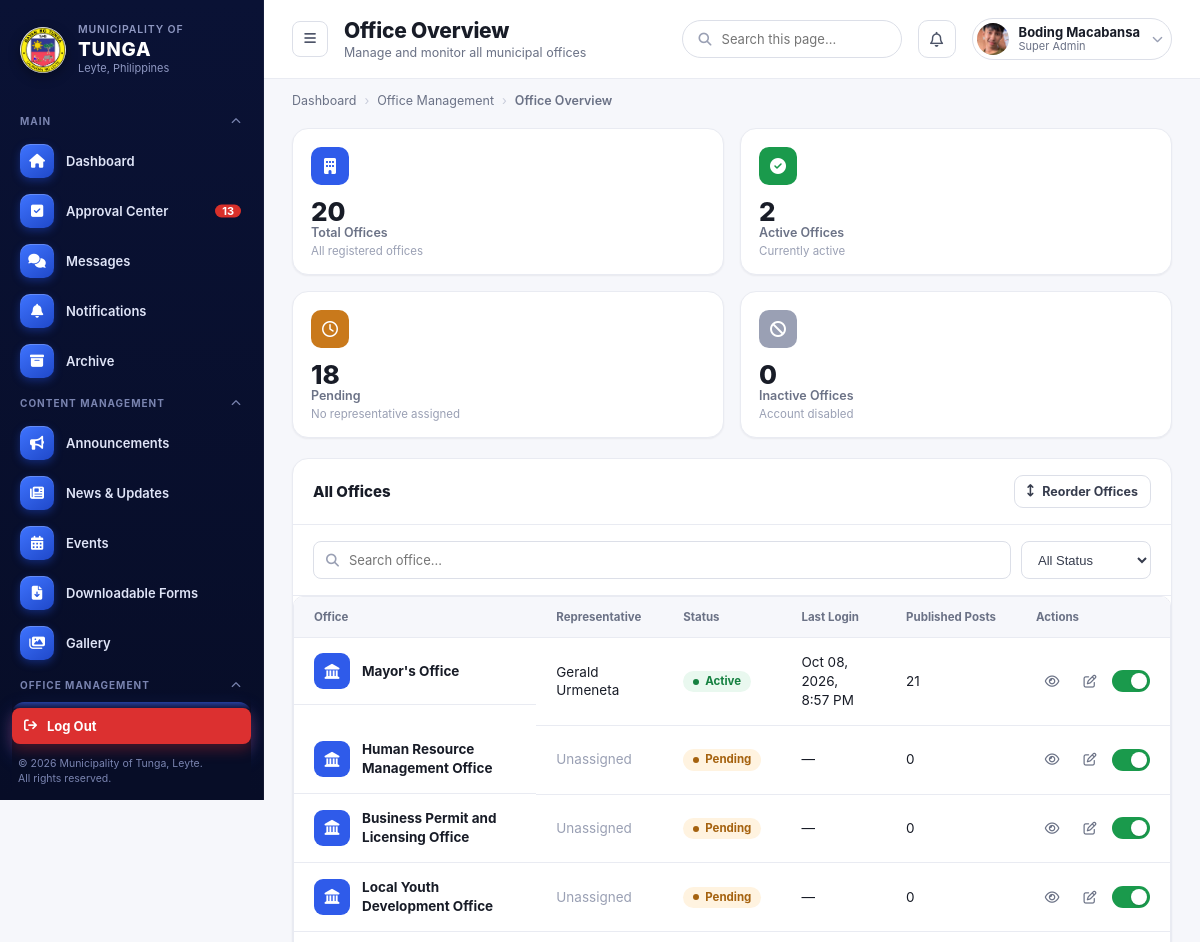
/super-admin/Admin-Offices/ (signed in, upper part), run on an earlier commit of the app's database.
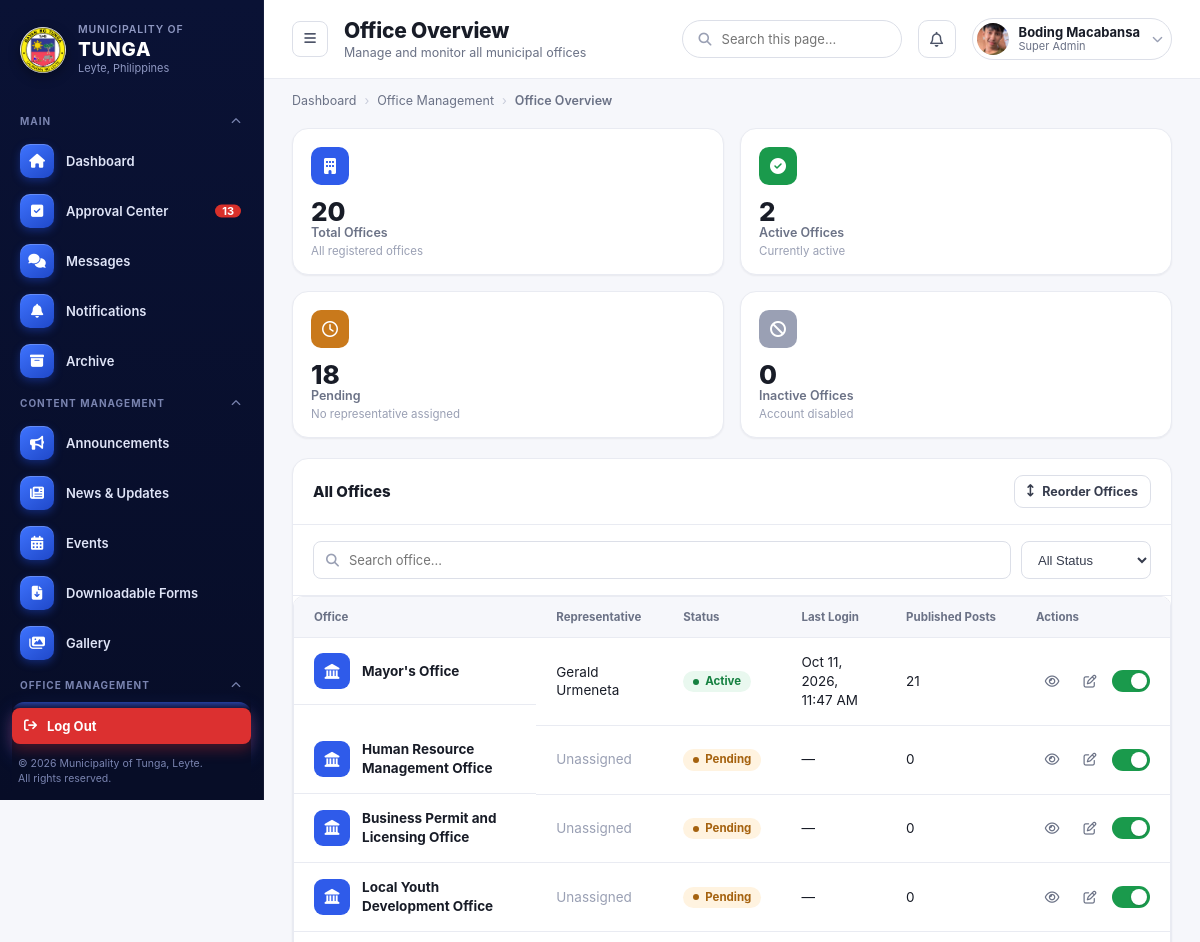
And on a later commit of the database.
### offices/models.py (models this page shows, shortened)
class Office(models.Model):
    name = models.CharField(max_length=100)
    slug = models.SlugField(unique=True, max_length=150)
    logo = models.ImageField(upload_to="office_logos/", blank=True, null=True)
    about = models.TextField(blank=True)
    description = models.TextField(blank=True)
    head_name = models.CharField(max_length=255, blank=True)
    position_title = models.CharField(max_length=255, blank=True)
    office_hours = models.CharField(max_length=255, blank=True)
    location = models.CharField(max_length=255, blank=True)
    email = models.EmailField(blank=True)
    telephone = models.CharField(max_length=100, blank=True)
    service_pledge = models.TextField(blank=True)
    mandate = models.TextField(blank=True)
    vision = models.TextField(blank=True)
    mission = models.TextField(blank=True)
    goal = models.TextField(blank=True)
    objective = models.TextField(blank=True)
    facebook_url = models.URLField(
        blank=True,
        help_text="Link to this office's official Facebook page, shown as an icon on its public page.",
    )
    twitter_url = models.URLField(
        blank=True,
        help_text="Link to this office's official X (Twitter) page, shown as an icon on its public page.",
    )
    instagram_url = models.URLField(
        blank=True,
        help_text="Link to this office's official Instagram page, shown as an icon on its public page.",
    )
    youtube_url = models.URLField(
        blank=True,
        help_text="Link to this office's official YouTube channel, shown as an icon on its public page.",
    )
    facebook_name = models.CharField(max_length=100, blank=True)
    twitter_name = models.CharField(max_length=100, blank=True)
    instagram_name = models.CharField(max_length=100, blank=True)
    youtube_name = models.CharField(max_length=100, blank=True)
    hero_image = models.ImageField(
        upload_to="office_hero/",
        blank=True,
        null=True,
        help_text="Banner image shown at the top of this office's public page. Defaults to the standard municipal hall photo when empty.",
    )
    display_order = models.PositiveIntegerField(default=9999)
    is_visible = models.BooleanField(
        default=True,
        help_text="Uncheck to hide this office from the public Offices page."
    )
    SOCIAL_PLATFORMS = [
        ("facebook", "Facebook", "fa-brands fa-facebook"),
        ("twitter", "X (Twitter)", "fa-brands fa-x-twitter"),
        ("instagram", "Instagram", "fa-brands fa-instagram"),
        ("youtube", "YouTube", "fa-brands fa-youtube"),
    ]

### office_dashboard/models.py (models this page shows, shortened)
class OfficeRepresentative(models.Model):
    user = models.OneToOneField(User, on_delete=models.CASCADE, related_name="office_rep")
    office = models.OneToOneField(Office, on_delete=models.CASCADE, related_name="representative")
    position = models.CharField(max_length=100, blank=True)
    mobile_number = models.CharField(max_length=20, blank=True)
    photo = models.ImageField(upload_to="rep_photos/", blank=True, null=True)   # ADD THIS LINE
    notify_approvals = models.BooleanField(default=True)        # submission approved / returned / rejected
    notify_messages = models.BooleanField(default=True)         # new message from the Super Admin
    notify_weekly_summary = models.BooleanField(default=False)  # weekly views & activity digest
    notify_announcements = models.BooleanField(default=True)    # announcements posted by the LGU Super Admin
    last_weekly_summary_at = models.DateTimeField(null=True, blank=True)

### admin_dashboard/views.py (the view)
# urls.py: path('Admin-Offices/', views.admin_offices, name='ad_offices'),
@super_admin_required
def admin_offices(request):
    all_offices = list(Office.objects.exclude(slug=LGU_SUPER_ADMIN_SLUG).select_related('representative__user'))
    rows = []
    active_count = 0
    pending_count = 0
    inactive_count = 0
    for office in all_offices:
        rep = getattr(office, 'representative', None)
        if rep is None:
            status = 'pending'
            pending_count += 1
        elif not rep.user.is_active:
            status = 'inactive'
            inactive_count += 1
        else:
            status = 'active'
            active_count += 1
        published_count = 0
        last_update = None
        if rep:
            published_count = (
                Announcement.objects.filter(representative=rep, status='published').count()
                + NewsUpdate.objects.filter(representative=rep, status='published').count()
                + Event.objects.filter(representative=rep, status='published').count()
                + Photo.objects.filter(representative=rep, status='published').count()
            )
            last_update = rep.user.last_login
        rows.append({
            "office": office,
            "rep": rep,
            "status": status,
            "published_count": published_count,
            "last_update": last_update,
        })
    q = request.GET.get('q', '').strip()
    status_filter = request.GET.get('status', '')
    if q:
        rows = [r for r in rows if q.lower() in r["office"].name.lower()]
    if status_filter:
        rows = [r for r in rows if r["status"] == status_filter]
    rows.sort(key=lambda r: (r["office"].display_order, r["office"].name))
    return render(request, "admin_dashboard/super-admin-office-overview.html", {
        "rows": rows,
        "total_offices": len(all_offices),
        "active_count": active_count,
        "pending_count": pending_count,
        "inactive_count": inactive_count,
        "current_q": q,
        "current_status": status_filter,
        "reorder_rows": sorted(
            all_offices, key=lambda o: (o.display_order, o.name)
        ),
    })

### admin_dashboard/backup.py (called while the page is built)
def auto_backup_due():
    s = BackupSettings.get_solo()
    if not s.auto_enabled:
        return False
    recent = SiteBackup.objects.filter(kind="auto", created_at__gte=timezone.now() - AUTO_EVERY) \
                               .exclude(status="failed").exists()
    return not recent

def maybe_start_auto_backup():
    try:
        if auto_backup_due() and not is_busy():
            s = BackupSettings.get_solo()
            start_backup("auto", s.auto_include_files, "Automatic")
    except Exception:
        traceback.print_exc()

### admin_dashboard/context_processors.py (called while the page is built)
def site_contact_info(request):
    return {"site_contact": SiteContactInfo.get_solo()}

def is_super_admin(request):
    if not request.user.is_authenticated:
        return {"is_super_admin": False, "user_photo_url": ""}
    from portal.profile_photo import photo_url
    return {
        "is_super_admin": SuperAdmin.objects.filter(user=request.user).exists(),
        "user_photo_url": photo_url(request.user),
    }

### admin_dashboard/maintenance.py (called while the page is built, shortened)
    def __call__(self, request):
        path = request.path
        return self.get_response(request)

### admin_dashboard/models.py (called while the page is built)
    @classmethod
    def get_solo(cls):
        obj, _ = cls.objects.get_or_create(pk=1)
        return obj

### templates/admin_dashboard/super-admin-office-overview.html (shortened to what the changed rows need)
{% extends "super-admin-base.html" %}
{% load static %}
{% block body_page %}office overview{% endblock %}
{% block page_title %}Office Overview{% endblock %}
{% block content %}
      <section class="panel">
        <div class="panel-header">
          <h2>All Offices</h2>
        </div>
        <div class="table-wrap">
          <table class="data-table">
            <thead>
              <tr><th>Office</th><th>Representative</th><th>Status</th><th>Last Login</th><th>Published Posts</th><th>Actions</th></tr>
            </thead>
            <tbody>
              {% for r in rows %}
              <tr>
                <td class="row-icon-name"><span class="row-thumb" style="background:var(--blue-600);color:#fff;"><i class="fa-solid fa-landmark"></i></span><span class="cell-primary">{{ r.office.name }}</span></td>
                <td>{% if r.rep %}{{ r.rep.user.get_full_name|default:r.rep.user.username }}{% else %}<span style="color:var(--gray-400);">Unassigned</span>{% endif %}</td>
                <td>
                  <span class="badge {% if r.status == 'active' %}badge-green{% elif r.status == 'pending' %}badge-amber{% else %}badge-gray{% endif %}">
                    {% if r.status == 'active' %}Active{% elif r.status == 'pending' %}Pending{% else %}Inactive{% endif %}
                  </span>
                </td>
                <td>{{ r.last_update|date:"M d, Y, g:i A"|default:"—" }}</td>
                <td>{{ r.published_count }}</td>
                <td>
                  <div class="action-icons">
                    <span class="ic" onclick="document.getElementById('view-office-modal-{{ r.office.id }}').classList.add('open')" title="View Details"><i class="fa-regular fa-eye"></i></span>
                    <span class="ic" onclick="document.getElementById('edit-office-modal-{{ r.office.id }}').classList.add('open')" title="Edit Office"><i class="fa-regular fa-pen-to-square"></i></span>
                    <label class="toggle-switch" title="{% if r.office.is_visible %}Hide{% else %}Show{% endif %} this office on the public website">
                      <span class="slider"></span>
                    </label>
                  </div>
                </td>
              </tr>
              {% empty %}
              <tr><td colspan="6" style="text-align:center;color:var(--gray-400);padding:24px;">No offices found.</td></tr>
              {% endfor %}
            </tbody>
          </table>
        </div>
      </section>
{% endblock %}

What changed in the data, as far as the page shows it:
changed through a linked row, Office "Mayor's Office": last_update "Oct 08, 2026, 8:57 PM" → "Oct 11, 2026, 11:47 AM"
